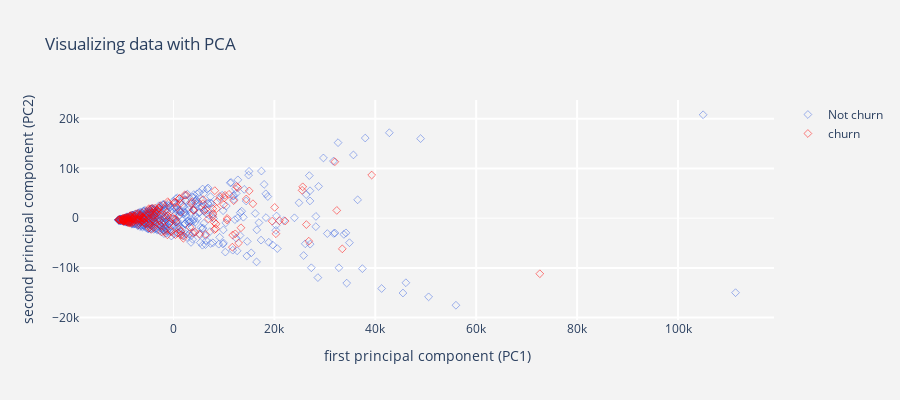

Here is the notebook cell this chart was saved with:
### Code cell
pca = PCA(n_components = 2)

X = df[[i for i in df.columns if i not in target_col]]
Y = df[target_col]

principal_components = pca.fit_transform(X)
pca_data = pd.DataFrame(principal_components, columns = ["PC1", "PC2"])
pca_data = pca_data.merge(Y, left_index=True, right_index=True, how="left")
pca_data["churn"] = pca_data["churn"].replace({1: "churn", 0: "Not churn"})

layout = go.Layout(dict(title = "Visualizing data with PCA",
                        plot_bgcolor = "rgb(243,243,243)",
                        paper_bgcolor = "rgb(243,243,243)",
                        xaxis = dict(gridcolor = 'rgb(255, 255, 255)',
                                     title = "first principal component (PC1)",
                                     zerolinewidth=1, ticklen=5, gridwidth=2),
                        yaxis = dict(gridcolor = 'rgb(255, 255, 255)',
                                     title = "second principal component (PC2)",
                                     zerolinewidth=1, ticklen=5, gridwidth=2),
                        height = 400
                       )
                  )
trace1 = pca_scatter(pca_data, 'churn', 'churn', 'red')
trace2 = pca_scatter(pca_data, 'churn', 'Not churn', 'royalblue')
data = [trace2, trace1]
fig = go.Figure(data=data, layout=layout)
py.iplot(fig)

### Figure 1 — Plotly figure (JSON) as saved in the notebook; plotly's stock layout.template omitted (floating-point values rounded to 4 significant figures; data arrays with more than 128 entries replaced by an {"elided": "..."} marker saying what was removed)
{"data": [{"marker": {"color": "royalblue", "line": {"width": 0.5}, "symbol": "diamond-open"}, "mode": "markers", "name": "Not churn", "type": "scatter", "x": {"elided": "586 float values"}, "y": {"elided": "586 float values"}}, {"marker": {"color": "red", "line": {"width": 0.5}, "symbol": "diamond-open"}, "mode": "markers", "name": "churn", "type": "scatter", "x": {"elided": "214 float values"}, "y": {"elided": "214 float values"}}], "layout": {"height": 400, "paper_bgcolor": "rgb(243,243,243)", "plot_bgcolor": "rgb(243,243,243)", "title": {"text": "Visualizing data with PCA"}, "xaxis": {"gridcolor": "rgb(255, 255, 255)", "gridwidth": 2, "ticklen": 5, "title": {"text": "first principal component (PC1)"}, "zerolinewidth": 1}, "yaxis": {"gridcolor": "rgb(255, 255, 255)", "gridwidth": 2, "ticklen": 5, "title": {"text": "second principal component (PC2)"}, "zerolinewidth": 1}}}
